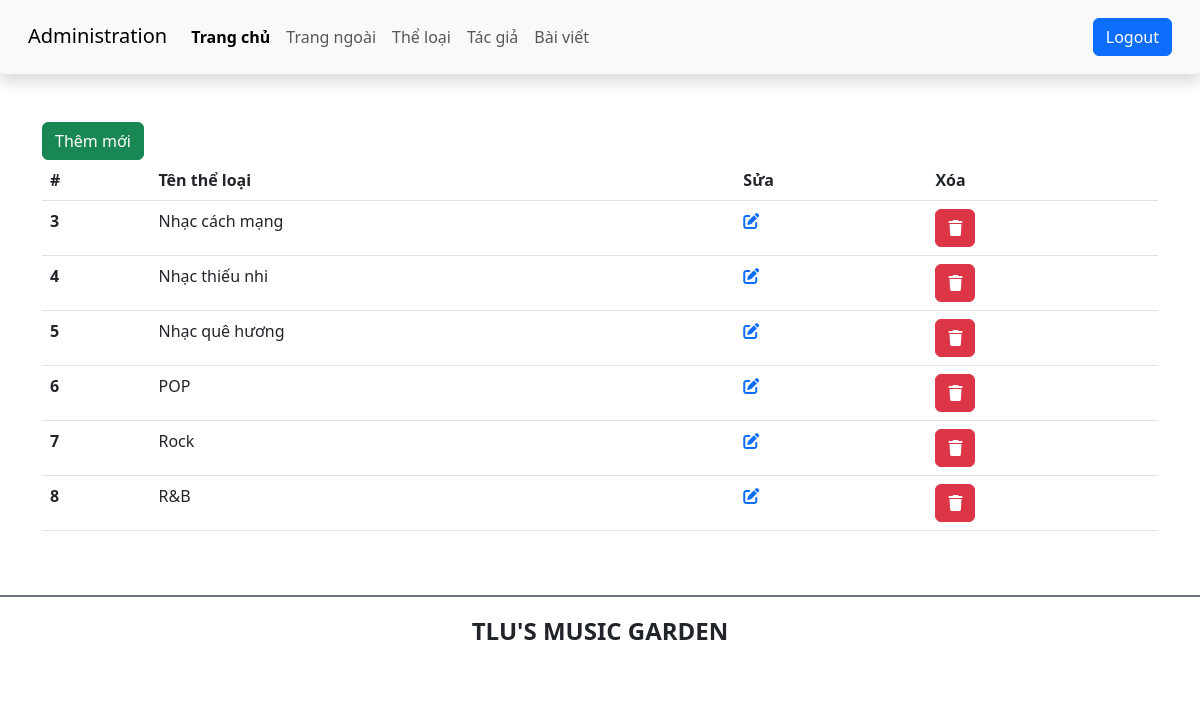
/?controller=category&action=index (signed in), run on the app's committed database.
### tables this page shows
CREATE TABLE `theloai` (
  `ma_tloai` int UNSIGNED NOT NULL,
  `ten_tloai` varchar(50) NOT NULL,
  `SLBaiViet` int DEFAULT NULL
);

### controllers/CategoryController.php (called while the page is built, shortened)
<?php
    include_once "services/CategoryService.php";
    class CategoryController {
        public function index()
        {
            $category = new CategoryService();
            $categories = $category->getAllCategory();
            include "./views/category/category.php";
        }
    }
?>

### index.php (called while the page is built, shortened)
<?php
$action     = isset($_GET['action'])?       $_GET['action']:'index';
$myObj = new $controller();
$myObj->$action();

### services/CategoryService.php (called while the page is built, shortened)
<?php
include "models/Category.php";
class CategoryService {
    public function getAllCategory(){
       $dbConn = new DBConnection();
       $conn = $dbConn->getConnection();
        $sql = "SELECT * FROM theloai";
        $stmt = $conn->query($sql);
        $categories = [];
        while($row = $stmt->fetch()){
            $category = new TheLoai($row["ma_tloai"], $row["ten_tloai"]);
            array_push($categories, $category);
        }
        return $categories;
    }
}
?>

### models/Category.php (called while the page is built, shortened)
<?php
class TheLoai {
    private $ma_tloai;
    private $ten_tloai;
    public function __construct($ma_tloai, $ten_tloai)
    {
        $this->ma_tloai = $ma_tloai;
        $this->ten_tloai = $ten_tloai;
    }
    public function get_ma_tloai() {
        return $this->ma_tloai;
    }
    public function get_ten_tloai() {
        return $this->ten_tloai;
    }
}
?>

### views/category/category.php (the view, shortened to what this page needs)
<!DOCTYPE html>
<html lang="en">
<head>
    <link href="https://cdn.jsdelivr.net/npm/bootstrap@5.3.0-alpha1/dist/css/bootstrap.min.css" rel="stylesheet">
    <link rel="stylesheet" href="https://cdnjs.cloudflare.com/ajax/libs/font-awesome/6.3.0/css/all.min.css" />
    <link rel="stylesheet" href="css/style_login.css">
</head>
<body>
    <?php
include "./views/layout_admin/header.php"
    ?>
    <main class="container mt-5 mb-5">
        <div class="row">
            <div class="col-sm">
                <a href="?controller=category&action=add" class="btn btn-success">Thêm mới</a>
                <table class="table">
                    <thead>
                        <tr>
                            <th scope="col">#</th>
                            <th scope="col">Tên thể loại</th>
                            <th>Sửa</th>
                            <th>Xóa</th>
                        </tr>
                    </thead>
                    <tbody>
                        <?php
                            foreach($categories as $val){
                        ?>
                            <tr>
                                <th scope="row"><?php echo $val->get_ma_tloai() ?></th>
                                <td><?php echo $val->get_ten_tloai() ?></td>
                                <td>
                                    <a href="?controller=category&action=edit&id=<?php echo $val->get_ma_tloai() ?>"><i class="fa-solid fa-pen-to-square"></i></a>
                                </td>
                                <td>
                                    <form action="?controller=category&action=delete" method="post">
                                        <button type="submit" class="btn btn-danger"><i class="fa fa-trash"></i></button>
                                    </form>
                                </td>
                            </tr>
                        <?php
                            }
                        ?>
                    </tbody>
                </table>
            </div>
        </div>
    </main>
    <?php
        include "./views/layout_admin/footer.php"
    ?>
</body>
</html>

### data on the page
theloai: ma_tloai "3", ten_tloai "Nhạc cách mạng"
theloai: ma_tloai "4", ten_tloai "Nhạc thiếu nhi"
theloai: ma_tloai "5", ten_tloai "Nhạc quê hương"
theloai: ma_tloai "6", ten_tloai "POP"
theloai: ma_tloai "7", ten_tloai "Rock"
theloai: ma_tloai "8", ten_tloai "R&B"
